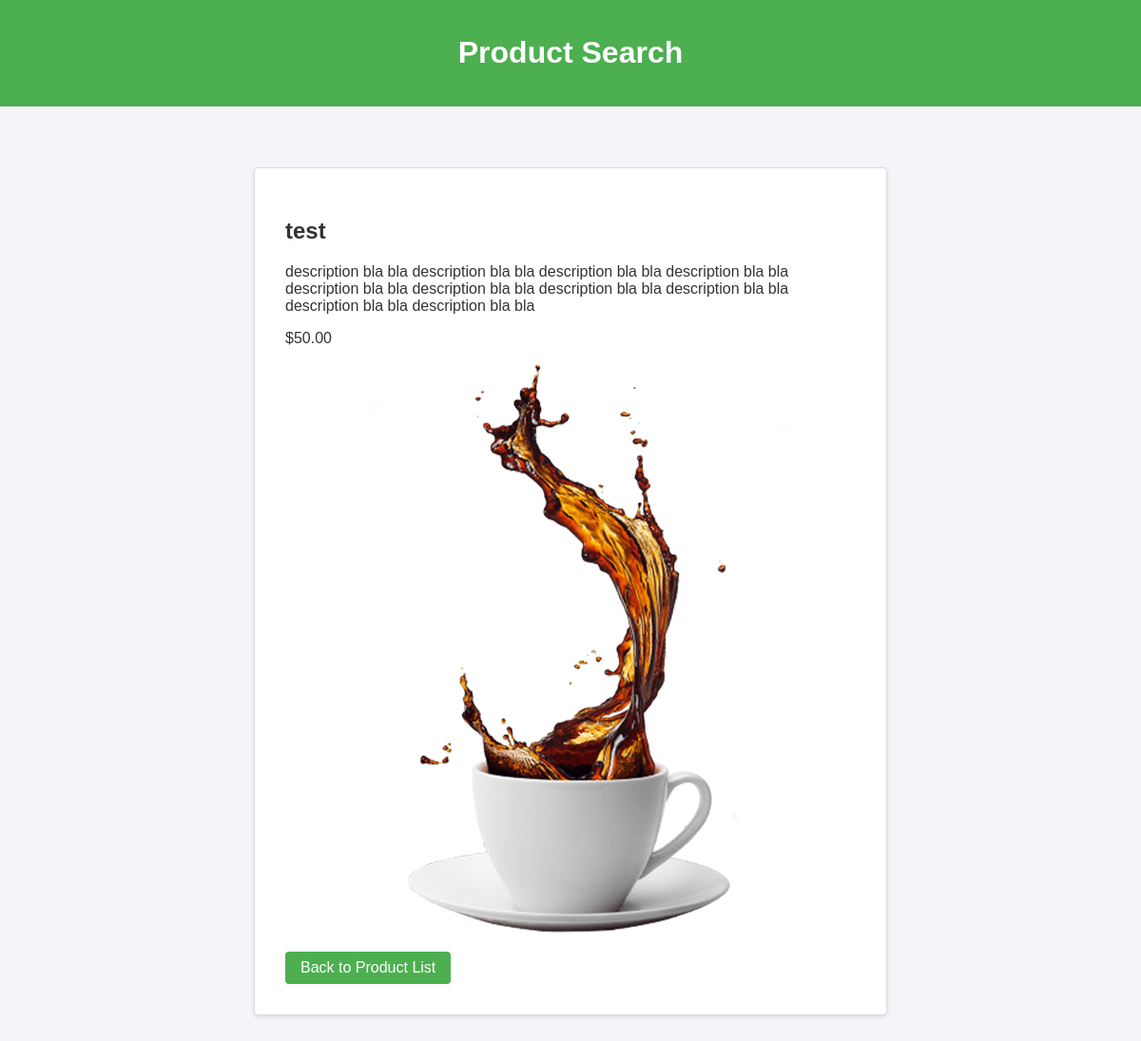
/1/, run on the app's committed database.
### products/models.py (models this page shows, shortened)
class Product(models.Model):
    name = models.CharField(max_length=100)
    description = models.TextField(blank=True, null=True)
    price = models.DecimalField(max_digits=10, decimal_places=2)
    image = models.ImageField(upload_to='products/images/', null=True, blank=True)
    class Meta:
        ordering = ['id']

### products/views.py (the view)
# urls.py: path('<int:pk>/', views.product_detail, name='product_detail'),
def product_detail(request, pk):
    product = get_object_or_404(Product, pk=pk)
    return render(request, 'products/product_detail.html', {'product': product})

### products/templates/products/product_detail.html (shortened to what this page needs)
{% extends 'base.html' %}
{% block content %}
<div class="product-detail">
    <h2>{{ product.name }}</h2>
    <p>{{ product.description }}</p>
    <p>${{ product.price }}</p>
    <a href="{{ product.image.url }}" id="product-image-preview">
        <img src="{{ product.image.url }}" alt="{{ product.name }}">
    </a>
    <a href="{% url 'product_list' %}" class="btn btn-back">Back to Product List</a>
</div>
{% endblock %}

### static/css/styles.css (style rules this page uses)
body { font-family: Arial, sans-serif; background-color: #f4f4f9; color: #333; margin: 0; padding: 0; display: flex; flex-direction: column; align-items: center; }
.product-detail { padding: 2rem; background-color: white; border: 1px solid #ddd; border-radius: 4px; box-shadow: 0 2px 4px rgba(0, 0, 0, 0.1); max-width: 600px; margin: 2rem auto; }
.product-detail img { max-width: 100%; border-radius: 4px; margin-bottom: 1rem; }
.btn { display: inline-block; padding: 0.5rem 1rem; background-color: #4CAF50; color: white; text-decoration: none; border-radius: 4px; transition: background-color 0.3s ease; }
.btn-back { margin-right: 1rem; }

### data on the page
Product: name "test", description "description bla bla description bla bla description bla bla description bla bla description bla bla description bla bla description bla bla description bla bla description bla bla description bla bla", price "50.00", image (picture)
